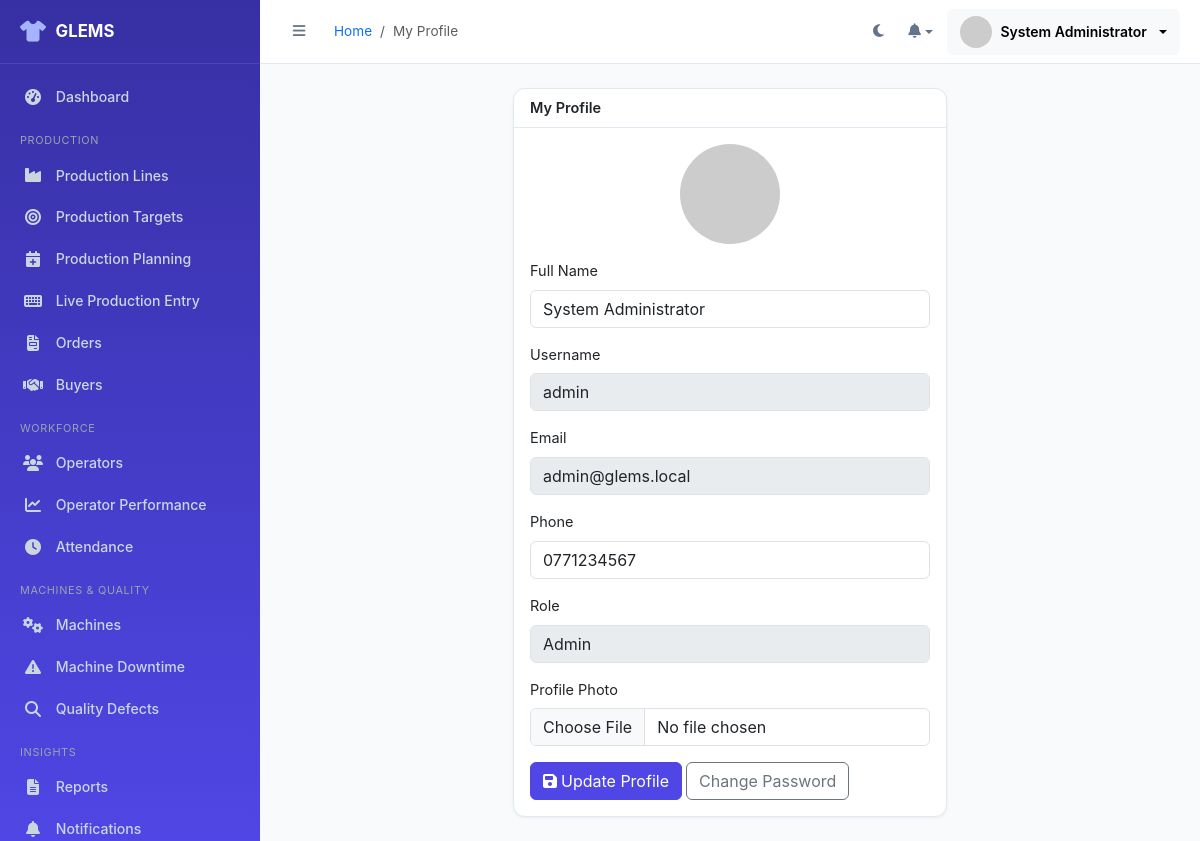
Screenshot of /admin/profile.php (signed in) with the database file from the repository.
### tables this page shows
CREATE TABLE users (
    user_id INT AUTO_INCREMENT PRIMARY KEY,
    role_id INT NOT NULL,
    employee_id VARCHAR(20) DEFAULT NULL,
    full_name VARCHAR(100) NOT NULL,
    username VARCHAR(50) NOT NULL UNIQUE,
    email VARCHAR(100) NOT NULL UNIQUE,
    phone VARCHAR(20) DEFAULT NULL,
    password_hash VARCHAR(255) NOT NULL,
    profile_photo VARCHAR(255) DEFAULT NULL,
    status ENUM('active','inactive','suspended') DEFAULT 'active',
    remember_token VARCHAR(100) DEFAULT NULL,
    reset_token VARCHAR(100) DEFAULT NULL,
    reset_token_expiry DATETIME DEFAULT NULL,
    last_login DATETIME DEFAULT NULL,
    created_at DATETIME DEFAULT CURRENT_TIMESTAMP,
    updated_at DATETIME DEFAULT CURRENT_TIMESTAMP ON UPDATE CURRENT_TIMESTAMP,
    FOREIGN KEY (role_id) REFERENCES roles(role_id)
);

CREATE TABLE roles (
    role_id INT AUTO_INCREMENT PRIMARY KEY,
    role_name VARCHAR(50) NOT NULL UNIQUE,
    role_slug VARCHAR(50) NOT NULL UNIQUE,
    description VARCHAR(255) DEFAULT NULL,
    created_at DATETIME DEFAULT CURRENT_TIMESTAMP
);

### includes/functions.php (called while the page is built, shortened)
<?php
function e(?string $value): string
{
    return htmlspecialchars($value ?? '', ENT_QUOTES, 'UTF-8');
}

### admin/profile.php (the view, shortened to what this page needs)
<?php
$pdo = getDBConnection();
$stmt = $pdo->prepare('SELECT u.*, r.role_name FROM users u JOIN roles r ON r.role_id=u.role_id WHERE u.user_id=:id');
$stmt->execute(['id' => $_SESSION['user_id']]);
$user = $stmt->fetch();
include BASE_PATH . '/includes/layout_start.php';
?>
<div class="row justify-content-center"><div class="col-lg-6">
<div class="card"><div class="card-header">My Profile</div>
<div class="card-body text-center">
<img src="<?= !empty($user['profile_photo']) ? UPLOAD_URL . '/operators/' . e($user['profile_photo']) : 'https://ui-avatars.com/api/?background=1E3A8A&color=fff&size=128&name=' . urlencode($user['full_name']) ?>" class="rounded-circle mb-3" width="100" height="100" style="object-fit:cover;">
<form method="POST" enctype="multipart/form-data" class="text-start">
<div class="mb-3"><label class="form-label">Full Name</label><input type="text" name="full_name" class="form-control" value="<?= e($user['full_name']) ?>" required></div>
<div class="mb-3"><label class="form-label">Username</label><input type="text" class="form-control" value="<?= e($user['username']) ?>" disabled></div>
<div class="mb-3"><label class="form-label">Email</label><input type="email" class="form-control" value="<?= e($user['email']) ?>" disabled></div>
<div class="mb-3"><label class="form-label">Phone</label><input type="text" name="phone" class="form-control" value="<?= e($user['phone']) ?>"></div>
<div class="mb-3"><label class="form-label">Role</label><input type="text" class="form-control" value="<?= e($user['role_name']) ?>" disabled></div>
<div class="mb-3"><label class="form-label">Profile Photo</label><input type="file" name="photo" class="form-control" accept="image/*"></div>
<button type="submit" class="btn btn-primary"><i class="fa-solid fa-save me-1"></i>Update Profile</button>
<a href="<?= BASE_URL ?>/auth/change-password.php" class="btn btn-outline-secondary">Change Password</a>
</form>
</div></div>
</div></div>
<?php include BASE_PATH . '/includes/layout_end.php'; ?>

### assets/css/style.css (style rules this page uses)
:root { --glems-primary: #4F46E5; --glems-primary-light: #818CF8; --glems-primary-dark: #3730A3; --glems-success: #10B981; --glems-warning: #F59E0B; --glems-danger: #EF4444; --glems-accent: #06B6D4; --glems-bg: #F8FAFC; --glems-surface: #FFFFFF; --glems-border: #E2E8F0; --glems-text: #1E293B; --glems-text-muted: #64748B; --sidebar-width: 260px; --sidebar-collapsed: 78px; --header-height: 64px; --radius: 12px; --shadow-sm: 0 1px 3px rgba(15,23,42,0.06); --shadow-md: 0 4px 16px rgba(15,23,42,0.08); }
* { box-sizing: border-box; }
body { background: var(--glems-bg); color: var(--glems-text); font-family: 'Inter', 'Segoe UI', system-ui, sans-serif; font-size: 14.5px; transition: background .25s, color .25s; }
.card { border:1px solid var(--glems-border); border-radius:var(--radius); box-shadow:var(--shadow-sm); background:var(--glems-surface); }
.card-header { background:transparent; border-bottom:1px solid var(--glems-border); font-weight:600; }
.btn-primary { background:var(--glems-primary); border-color:var(--glems-primary); }

### rows the page displays
users: full_name "System Administrator", username "admin", email "admin@glems.local", phone "0771234567", role.role_name "Admin"

### other values shown
APP_NAME "GLEMS"
$bc['label'] "My Profile"
$_SESSION['full_name'] "System Administrator"
